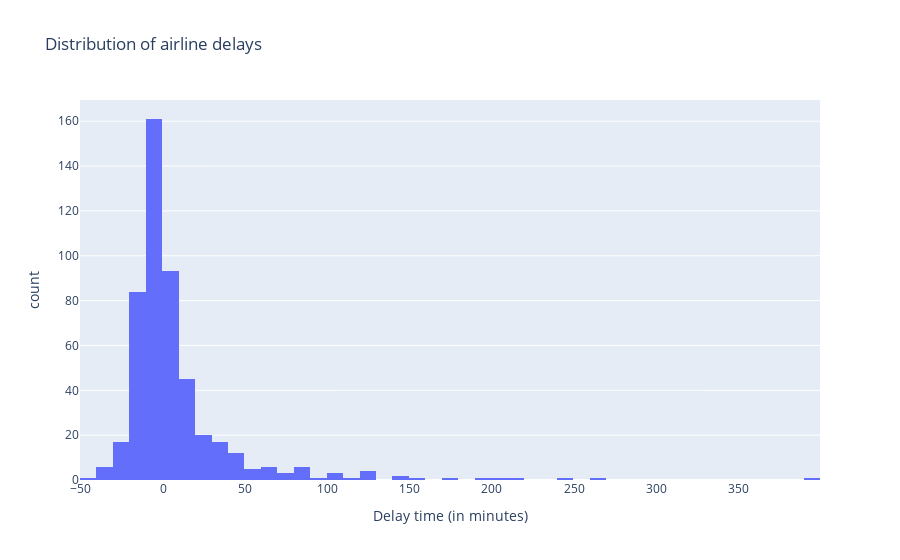

The code cell stored with this chart in its notebook:
### Markdown cell above
#### Histogram

### Code cell
# Let's check the distribution of the arrival delay of airplanes
import plotly.express as px 
fig = px.histogram(x = airline_sample["ArrDelay"], title = "Distribution of airline delays", labels = dict(x = "Delay time (in minutes)", y = "frequency of time"))
fig.show()

### Figure 1 — Plotly figure (JSON) as saved in the notebook; plotly's stock layout.template omitted (floating-point values rounded to 4 significant figures; data arrays with more than 128 entries replaced by an {"elided": "..."} marker saying what was removed)
{"data": [{"bingroup": "x", "hovertemplate": "Delay time (in minutes)=%{x}<br>count=%{y}<extra></extra>", "legendgroup": "", "marker": {"color": "#636efa", "pattern": {"shape": ""}}, "name": "", "orientation": "v", "showlegend": false, "type": "histogram", "x": {"elided": "500 float values"}, "xaxis": "x", "yaxis": "y"}], "layout": {"autosize": true, "barmode": "relative", "legend": {"tracegroupgap": 0}, "title": {"text": "Distribution of airline delays"}, "xaxis": {"anchor": "y", "autorange": true, "domain": [0, 1], "range": [-50.5, 399.5], "title": {"text": "Delay time (in minutes)"}, "type": "linear"}, "yaxis": {"anchor": "x", "autorange": true, "domain": [0, 1], "range": [0, 169.5], "title": {"text": "count"}}}}
